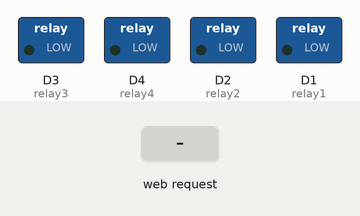
This sketch was run on a simulated ESP8266 (NodeMCU). Parts: switched loads named in the sketch (green lamp = pin HIGH). The inputs (shaded band) are chosen by the test bench. WiFi joins after 1.5 s; servers stay silent unless stated; network time is answered at once with the bench clock; what the sketch prints to the serial monitor is not drawn.

Above: at 3.2 s.
3.3 s: HTTP request GET /relay1/off received
At 3.6 s:
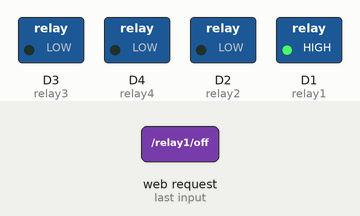
4.8 s: HTTP request GET /relay2/off received
At 5.9 s:
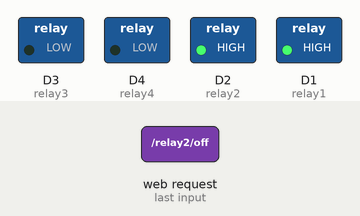
6.3 s: HTTP request GET /relay1/on received
At 7.0 s:
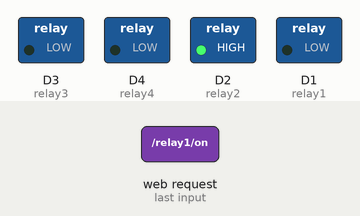
7.8 s: HTTP request GET /relay3/off received
At 8.2 s:
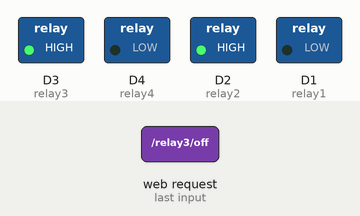
9.3 s: HTTP request GET /relay2/on received
At 10.5 s:
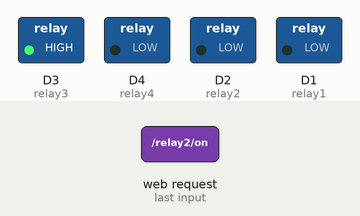
10.8 s: HTTP request GET /relay4/off received
At 11.7 s:
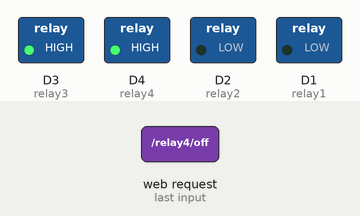
Timing chart, 0 to 13.3 s (numbered marks = the images above; inputs shaded):
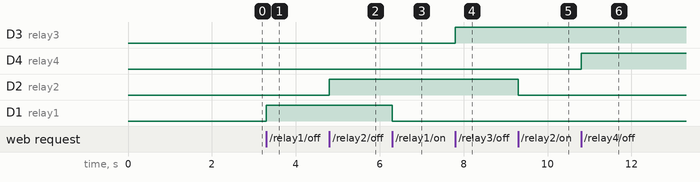

Measured:
- after the input at 3.3 s, D1 (relay1): LOW → HIGH at once
- after the input at 4.8 s, D2 (relay2): LOW → HIGH at once
- after the input at 6.3 s, D1 (relay1): HIGH → LOW at once
- after the input at 7.8 s, D3 (relay3): LOW → HIGH at once
- after the input at 9.3 s, D2 (relay2): HIGH → LOW at once
- after the input at 10.8 s, D4 (relay4): LOW → HIGH at once

The sketch:

plantICU_copy_20250118214327.ino
```cpp
#include <ESP8266WebServer.h>
#include <WiFiUdp.h>
#include <NTPClient.h>

// Replace with your network credentials
const char* ssid = "Nigel";
const char* password = "ikrni93715";

// Define relay pins
const int relay1 = D1;  // Water Pump
const int relay2 = D2;  // Fertilizer Pump
const int relay3 = D3;  // Light
const int relay4 = D4;  // Other relay

// Define water level sensor pin
const int waterSensorPin = A0;  // Change this if necessary

// Create an instance of the web server
ESP8266WebServer server(80);

// Set up NTP client to fetch the time
WiFiUDP ntpUDP;
NTPClient timeClient(ntpUDP, "pool.ntp.org", 0, 60000);  // UTC time

// Variables for tracking the pump usage
unsigned long startTimeWater = 0;  // Track the start time of the water pump
unsigned long startTimeFertilizer = 0;  // Track the start time of the fertilizer pump
float totalWaterDispensed = 0;      // Track the total amount of water dispensed in ml
float totalFertilizerDispensed = 0; // Track the total amount of fertilizer dispensed in ml

void setup() {
  Serial.begin(115200);
  WiFi.begin(ssid, password);

  while (WiFi.status() != WL_CONNECTED) {
    delay(1000);
    Serial.print(".");
  }

  Serial.println("\nWiFi Connected!");
  Serial.print("IP address: ");
  Serial.println(WiFi.localIP());

  pinMode(relay1, OUTPUT);  // Water pump
  pinMode(relay2, OUTPUT);  // Fertilizer pump
  pinMode(relay3, OUTPUT);  // Light
  pinMode(relay4, OUTPUT);  // Other relay

  digitalWrite(relay1, LOW);  // Ensure pumps are off initially
  digitalWrite(relay2, LOW);
  digitalWrite(relay3, LOW);
  digitalWrite(relay4, LOW);

  timeClient.begin();
  timeClient.setTimeOffset(4 * 3600);  // GST is UTC+4

  server.on("/", HTTP_GET, handleRoot);
  server.on("/relay1/on", HTTP_GET, relay1On);
  server.on("/relay1/off", HTTP_GET, relay1Off);
  server.on("/relay2/on", HTTP_GET, relay2On);
  server.on("/relay2/off", HTTP_GET, relay2Off);
  server.on("/relay3/on", HTTP_GET, relay3On);
  server.on("/relay3/off", HTTP_GET, relay3Off);
  server.on("/relay4/on", HTTP_GET, relay4On);
  server.on("/relay4/off", HTTP_GET, relay4Off);

  server.begin();
  Serial.println("HTTP server started");
}

void loop() {
  timeClient.update();
  server.handleClient();
}

void handleRoot() {
  String relay1State = (digitalRead(relay1) == HIGH) ? "OFF" : "ON";
  String relay2State = (digitalRead(relay2) == HIGH) ? "OFF" : "ON";
  String relay3State = (digitalRead(relay3) == HIGH) ? "OFF" : "ON";
  String relay4State = (digitalRead(relay4) == HIGH) ? "OFF" : "ON";

  String formattedTime = timeClient.getFormattedTime();

  // Read the water level sensor value
  int waterLevel = analogRead(waterSensorPin);

  // Determine the water level status based on thresholds
  String waterLevelStatus;
  String waterLevelColor;
  if (waterLevel > 700) {
    waterLevelStatus = "High";
    waterLevelColor = "green";
  } else if (waterLevel > 300) {
    waterLevelStatus = "Medium";
    waterLevelColor = "yellow";
  } else {
    waterLevelStatus = "Low";
    waterLevelColor = "red";
  }

  // Map water level to a percentage (0-100%)
  int waterLevelPercentage = map(waterLevel, 0, 1023, 0, 100);

  String html = "<html>\
<head>\
  <title>Plant ICU</title>\
  <meta name='viewport' content='width=device-width, initial-scale=1.0'>\
  <meta http-equiv='refresh' content='1'>  <!-- Refresh the page every 1 second -->\
  <style>\
    body { font-family: Arial, sans-serif; background-color: #f7f7f7; margin: 0; padding: 0; }\
    h1 { text-align: center; color: #333; margin-top: 50px; }\
    .container { width: 100%; max-width: 600px; margin: auto; padding: 20px; background: #fff; border-radius: 10px; box-shadow: 0 0 10px rgba(0, 0, 0, 0.1); }\
    .clock { text-align: center; font-size: 24px; margin-bottom: 20px; }\
    .switch-container { margin-bottom: 15px; display: flex; align-items: center; justify-content: space-between; }\
    .switch { position: relative; display: inline-block; width: 60px; height: 34px; }\
    .switch input { opacity: 0; width: 0; height: 0; }\
    .slider { position: absolute; cursor: pointer; top: 0; left: 0; right: 0; bottom: 0; background-color: #ccc; border-radius: 34px; transition: .4s; }\
    .slider:before { position: absolute; content: ''; height: 26px; width: 26px; left: 4px; bottom: 4px; background: white; border-radius: 50%; transition: .4s; }\
    input:checked + .slider { background-color: #4CAF50; }\
    input:checked + .slider:before { transform: translateX(26px); }\
    label { font-size: 18px; }\
    .progress-bar { width: 100%; background-color: #f3f3f3; border-radius: 5px; height: 25px; margin-bottom: 20px; }\
    .progress-bar div { height: 100%; border-radius: 5px; transition: width 0.5s; }\
  </style>\
</head>\
<body>\
  <div class='container'>\
    <h1>Relay Control</h1>\
    <div class='clock'>Current Time (GST): " + formattedTime + "</div>\
    <div class='switch-container'>\
      <label>Water Level: " + waterLevelStatus + "</label>\
    </div>\
    <div class='progress-bar'>\
      <div style='width:" + String(waterLevelPercentage) + "%; background-color:" + waterLevelColor + ";'></div>\
    </div>\
    <div class='switch-container'>\
      <label>Water Pump</label>\
      <label class='switch'>\
        <input type='checkbox' " + String((relay1State == "ON" ? "checked" : "")) + " onclick=\"location.href='/relay1/" + String((relay1State == "ON" ? "off" : "on")) + "'\">\
        <span class='slider'></span>\
      </label>\
    </div>\
    <div class='switch-container'>\
      <label>Fertilizer Pump</label>\
      <label class='switch'>\
        <input type='checkbox' " + String((relay2State == "ON" ? "checked" : "")) + " onclick=\"location.href='/relay2/" + String((relay2State == "ON" ? "off" : "on")) + "'\">\
        <span class='slider'></span>\
      </label>\
    </div>\
    <div class='switch-container'>\
      <label>Light</label>\
      <label class='switch'>\
        <input type='checkbox' " + String((relay3State == "ON" ? "checked" : "")) + " onclick=\"location.href='/relay3/" + String((relay3State == "ON" ? "off" : "on")) + "'\">\
        <span class='slider'></span>\
      </label>\
    </div>\
    <div class='switch-container'>\
      <label>Relay 4</label>\
      <label class='switch'>\
        <input type='checkbox' " + String((relay4State == "ON" ? "checked" : "")) + " onclick=\"location.href='/relay4/" + String((relay4State == "ON" ? "off" : "on")) + "'\">\
        <span class='slider'></span>\
      </label>\
    </div>\
    <div class='switch-container'>\
      <label>Total Water Dispensed (ml): " + String(totalWaterDispensed) + "</label>\
    </div>\
    <div class='switch-container'>\
      <label>Total Fertilizer Dispensed (ml): " + String(totalFertilizerDispensed) + "</label>\
    </div>\
  </div>\
</body>\
</html>";

  server.send(200, "text/html", html);
}

// Relay control functions for water pump
void relay1On() {
  digitalWrite(relay1, LOW);  // Turn on the water pump
  startTimeWater = millis();  // Store the start time for water pump
  server.sendHeader("Location", "/");
  server.send(303);
}

void relay1Off() {
  digitalWrite(relay1, HIGH);  // Turn off the water pump
  unsigned long elapsedTime = millis() - startTimeWater;  // Time the pump was on
  totalWaterDispensed += (elapsedTime / 1000.0) * 10;  // Add to the water dispensed counter (ml)
  server.sendHeader("Location", "/");
  server.send(303);
}

// Relay control functions for fertilizer pump
void relay2On() {
  digitalWrite(relay2, LOW);  // Turn on the fertilizer pump
  startTimeFertilizer = millis();  // Store the start time for fertilizer pump
  server.sendHeader("Location", "/");
  server.send(303);
}

void relay2Off() {
  digitalWrite(relay2, HIGH);  // Turn off the fertilizer pump
  unsigned long elapsedTime = millis() - startTimeFertilizer;  // Time the pump was on
  totalFertilizerDispensed += (elapsedTime / 1000.0) * 10;  // Add to the fertilizer dispensed counter (ml)
  server.sendHeader("Location", "/");
  server.send(303);
}

void relay3On() {
  digitalWrite(relay3, LOW);  // Turn on light
  server.sendHeader("Location", "/");
  server.send(303);
}

void relay3Off() {
  digitalWrite(relay3, HIGH);  // Turn off light
  server.sendHeader("Location", "/");
  server.send(303);
}

void relay4On() {
  digitalWrite(relay4, LOW);  // Turn on relay 4
  server.sendHeader("Location", "/");
  server.send(303);
}

void relay4Off() {
  digitalWrite(relay4, HIGH);  // Turn off relay 4
  server.sendHeader("Location", "/");
  server.send(303);
}
```
